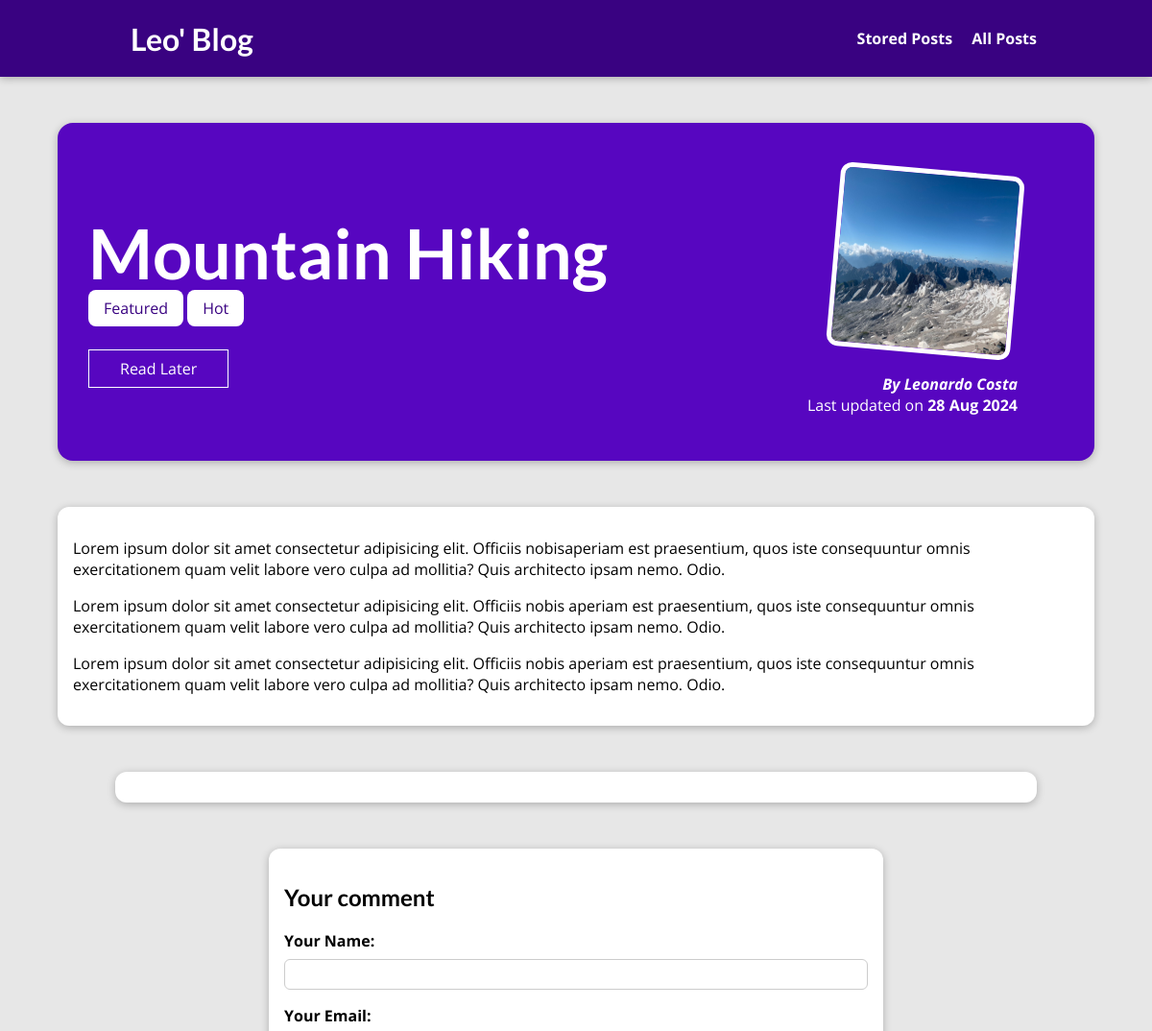
Page /posts/hike-in-the-mountains (upper part) on the earlier database version.
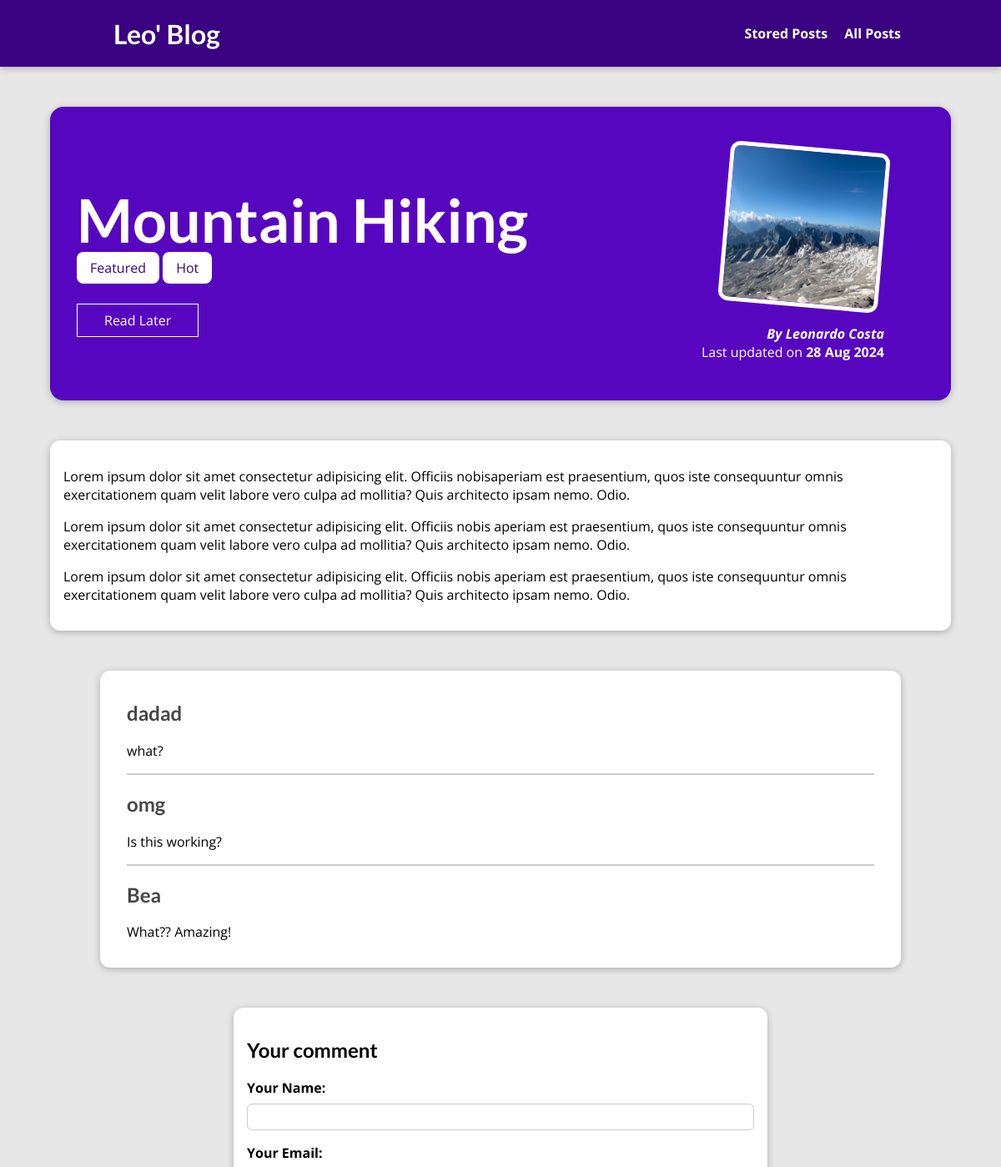
Same page on the later database version.
### blog/models.py (models this page shows, shortened)
class Post(models.Model):
    title = models.CharField(max_length=150)
    excerpt = models.CharField(max_length=200)
    image = models.ImageField(upload_to="posts", null=True)
    date = models.DateField(auto_now=True)
    slug = models.SlugField(unique=True, db_index=True)
    content = models.TextField(validators=[MinLengthValidator(10)])
    author = models.ForeignKey(
        Author, on_delete=models.SET_NULL, null=True, related_name="posts")
    tags = models.ManyToManyField(Tag)

class Tag(models.Model):
    caption = models.CharField(max_length=20)

class Author(models.Model):
    first_name = models.CharField(max_length=100)
    last_name = models.CharField(max_length=100)
    email_address = models.EmailField()
    def full_name(self):
        return f"{self.first_name} {self.last_name}"
    def __str__(self):
        return self.full_name()

class Comment(models.Model):
    user_name = models.CharField(max_length=120)
    user_email = models.EmailField()
    text = models.TextField(max_length=400)
    post = models.ForeignKey(
        Post, on_delete=models.CASCADE, related_name="comments")

### blog/views.py (the view, shortened to what this page needs)
# urls.py: path("posts/<slug:slug>", views.SinglePostView.as_view(),
class SinglePostView(View):
    def is_stored_post(self, request, post_id):
        stored_posts = request.session.get("stored_posts")
        if stored_posts is not None:
            is_saved_for_later = post_id in stored_posts
        else:
            is_saved_for_later = False
        return is_saved_for_later
    def get(self, request, slug):
        post = Post.objects.get(slug=slug)
        context = {
            "post": post,
            "post_tags": post.tags.all(),
            "comment_form": CommentForm(),
            "comments": post.comments.all().order_by("-id"),
            "saved_for_later": self.is_stored_post(request, post.id)
        }
        return render(request, "blog/post-detail.html", context)

### blog/forms.py
class CommentForm(forms.ModelForm):
    class Meta:
        model = Comment
        exclude = ["post"]
        labels = {
            "user_name": "Your Name",
            "user_email": "Your Email",
            "text": "Your Comment"
        }

### blog/templates/blog/post-detail.html (shortened to what this page needs)
{% extends "base.html" %}
{% load static %}
{%block css_files%}
    <link rel="stylesheet" href="{% static "blog/post-detail.css" %}">
{% endblock %}
{%block content%}
<section id="summary">
    <h2>{{post.title}}</h2>
    <div>
        {% for tag in post_tags %}
            <span class="tag">{{ tag.caption }}</span>
        {% endfor %}
    </div>
    <div id="read-later">
        <form action="{% url "read-later" %}" method="POST">
        <button>
            {% if saved_for_later %}
                Remove from "Read Later" List
            {% else %}
                Read Later
            {% endif %}
        </button>
    </form>
    </div>
    <article>
        <img src=" {{ post.image.url }} " alt="{{ post.title }}" />
        <address>By <a href="mailto:{{ post.author.email_address }}"> {{post.author}}</a></address>
        <div>
            Last updated on <time>{{ post.date|date:"d M Y"}}</time>
        </div>
    </article>
</section>
<main>
    {{post.content|linebreaks}}
</main>
<section id="comments">
    <ul>
        {% for comment in comments %}
            <li>
                <h2>{{ comment.user_name }}</h2>
                <p>{{ comment.text|linebreaks }}</p>
            </li>
        {% endfor %}
    </ul>
</section>
<section id="comment-form">
    <h2>Your comment</h2>
    <form action="{% url "post-detail-page" post.slug %}" method="POST">
        {% for form_field in comment_form %}
            <div class="form-control {% if form_field.errors %} invalid {% endif %}">
                {{ form_field.label_tag }}
                {{ form_field }}
            </div>
        {% endfor %}
    </form>
</section>
{% endblock %}

### templates/base.html (shortened to what this page needs)
{%load static%}
<!DOCTYPE html>
<html lang="en">
<head>
    <link rel="stylesheet" href="{% static "app.css" %}">
    {%block css_files%} {%endblock%}
</head>
<body>
    <header id='main-navigation'>
        <h1>
            <a href="{% url "starting-page" %}">Leo' Blog</a>
        </h1>
        <nav>
            <a href="{% url "read-later" %}">Stored Posts</a>
            <a href="{% url "posts-page" %}">All Posts</a>
        </nav>
    </header>
    {%block content%}
    {% endblock %}
</body>
</html>

### static/app.css (style rules this page uses)
* { box-sizing: border-box; }
html { font-family: 'Open Sans', 'Lato', sans-serif; }
body { margin: 0; }
h1, h2, h3 { font-family: 'Lato', sans-serif; font-weight: bold; }
#main-navigation { width: 100%; height: 5rem; display: flex; justify-content: space-between; align-items: center; padding: 0 10%; position: absolute; top: 0; left: 0; }
#main-navigation a { text-decoration: none; color: white; font-weight: bold; margin-left: 1rem; }

### blog/static/blog/post-detail.css (style rules this page uses)
body { background-color: #e7e7e7; }
#main-navigation { background-color: #390281; box-shadow: 0 2px 8px rgba(0, 0, 0, 0.25); }
#summary { margin: 8rem auto 3rem auto; padding: 2rem; width: 90%; max-width: 90rem; border-radius: 16px; background-color: #5706c0; position: relative; box-shadow: 0 2px 8px rgba(0, 0, 0, 0.25); height: 22rem; }
#summary h2 { color: white; font-size: 4.5rem; margin-bottom: 0.25rem; }
#summary article { position: absolute; top: 2rem; right: 3rem; padding: 1rem 2rem; border-radius: 12px; text-align: right; color: white; }
#summary article img { width: 12rem; height: 12rem; border-radius: 12px; transform: rotateZ(5deg); border: 5px solid white; margin-bottom: 1rem; }
#summary address { font-weight: bold; }
#summary a { color: white; text-decoration: none; }
#summary time { font-weight: bold; }
#read-later { margin: 2rem 0; }
#read-later button { background-color: transparent; border: 1px solid white; padding: 0.5rem 2rem; font: inherit; color: white; cursor: pointer; }
main { width: 90%; max-width: 90rem; margin: 3rem auto; background-color: white; padding: 1rem; border-radius: 12px; box-shadow: 0 2px 8px rgba(0, 0, 0, 0.25); }
.tag { background-color: white; color: #390281; padding: 0.5rem 1rem; border-radius: 8px; }
#comment-form { margin: 3rem auto; width: 90%; max-width: 40rem; border-radius: 12px; background-color: white; box-shadow: 0 2px 8px rgba(0, 0, 0, 0.25); padding: 1rem; }
.form-control { margin-bottom: 1rem; }
.form-control label { font-weight: bold; margin-bottom: 0.5rem; display: block; }
.form-control input, .form-control textarea { display: block; width: 100%; font: inherit; padding: 0.25rem; border-radius: 6px; border: 1px solid #ccc; }
#comments { margin: 3rem auto; width: 90%; max-width: 60rem; border-radius: 12px; background-color: white; box-shadow: 0 2px 8px rgba(0, 0, 0, 0.25); padding: 1rem 2rem; }
#comments ul { list-style: none; margin: 0; padding: 0; }
#comments li { margin-bottom: 1rem; border-bottom: 2px solid #ccc; }
#comments li:last-of-type { border-bottom: none; }
#comments h2 { color: #464646; }

Differences in the rows shown:
added Comment: user_name "dadad", text "what?"
added Comment: user_name "omg", text "Is this working?"
added Comment: user_name "Bea", text "What?? Amazing!"
